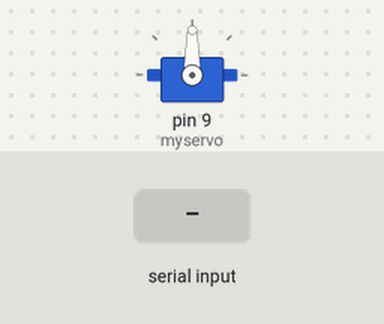
A sketch run on a simulated Arduino Uno, built with avr-gcc and run on an emulated ATmega328P. Shown: servo. The test bench sets the inputs (shaded band).

Above: at 1.2 s.
1.3 s: "1" received over Serial
At 1.8 s:
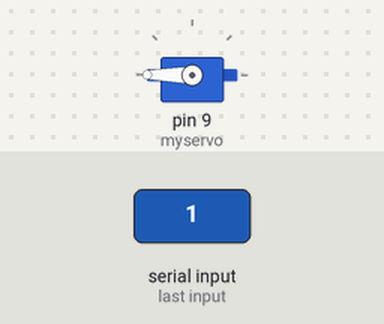
4.3 s: "2" received over Serial
At 5.3 s:
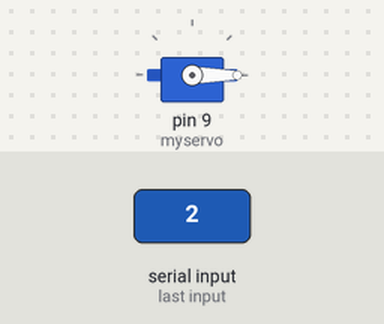
Timing chart, 0 to 7.3 s (numbered marks = the images above; inputs shaded):
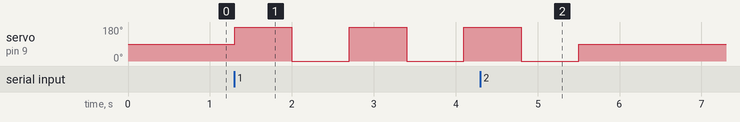

Measured:
- after the input at 1.3 s, servo on pin 9 (myservo): alternates 180° for 0.70 s and 0° for 0.70 s, starting at once

The sketch:

sketch_may31a.ino
```cpp
#include <Servo.h>

Servo myservo;  // 서보 객체 생성
bool keepRotating = false;  // 회전 상태를 저장하는 변수

void setup() {
  myservo.attach(9);  // 서보를 아두이노의 9번 핀에 연결
  Serial.begin(9600); // 시리얼 통신 시작
}

void loop() {
  if (Serial.available() > 0) {
    char command = Serial.read(); // 시리얼 포트에서 입력 읽기

    if (command == '1') {
      keepRotating = true;  // 회전 상태를 true로 설정
    } else if (command == '2') {
      keepRotating = false;  // 회전 상태를 false로 설정
      myservo.write(90);     // 모터 정지 (중립 위치)
    }
  }

  if (keepRotating) {
    myservo.write(180); // 시계 방향으로 최대 회전
    delay(700);        // 회전 시간 조정 (이 값은 서보 모터의 속도에 따라 조정해야 합니다)
    myservo.write(0);   // 반시계 방향으로 최대 회전
    delay(700);        // 회전 시간 조정
  }
}
```
